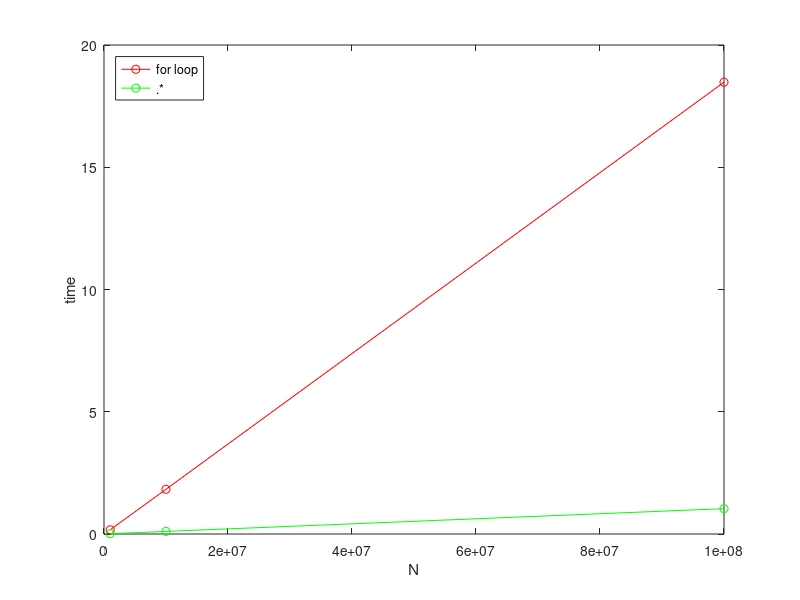

Source code (MATLAB):
N = [1000000, 10000000, 100000000];
rt1 = [0.171 1.829 18.479]; % for loop
rt2 = [0.012 0.106 1.036]; % .*
plot(N, rt1, '-or')
hold on
plot(N, rt2, '-og')
xlabel('N')
ylabel('time')
legend('for loop', '.*', 'Location', 'NorthWest')